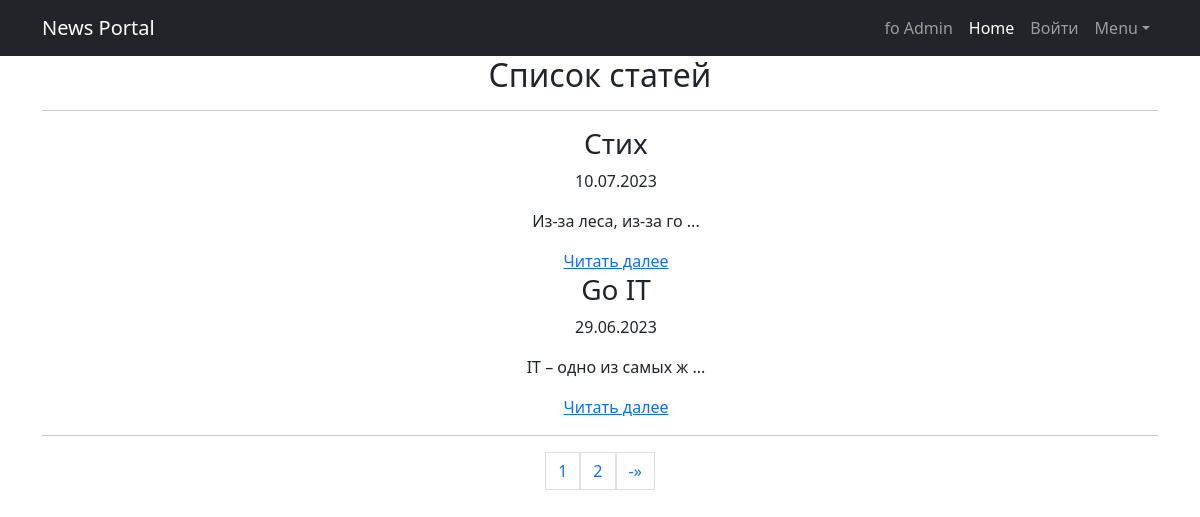
The app's page /article/ with its own data.
### news/models.py (models this page shows, shortened)
class Post(models.Model):
    ARTICLE = 'AR'
    NEWS = 'NW'
    CATEGOY_CHOICES = (
        ('AR', 'Статья'),
        ('NW', 'Новость'),
    )
    author = models.ForeignKey(Author, on_delete=models.CASCADE)  # Поле Автор
    type = models.CharField(max_length=2, choices=CATEGOY_CHOICES, default=ARTICLE)  # Поле выбора новость / статья
    creationDate = models.DateTimeField(auto_now_add=True)  # Авто добавление даты создания
    postCategory = models.ManyToManyField(Category, through='PostCategory')
    title = models.CharField(max_length=128)
    content = models.TextField()
    rating = models.SmallIntegerField(default=0)

### news/views.py (the view)
# urls.py: path('article/', views.article_list, name='article_list'),  # URL-шаблон для списка статей
def article_list(request):
    article = Post.objects.filter(type='AR').order_by('-creationDate')  # Фильтруем только статьи
    paginator = Paginator(article, 2)
    page = request.GET.get('page')
    articles = paginator.get_page(page)
    return render(request, 'news/article_list.html', {'articles': articles})

### news/templates/news/article_list.html (shortened to what this page needs)
{% extends 'flatpages/default.html' %}
{% load cenzura %}
{% block content %}
    <h2>Список статей</h2>
    <hr />
    <ul>
        {% for post in articles %}
            <h3>{{ post.title|censor }}</h3>
            <p>{{ post.creationDate|date:"d.m.Y" }}</p>
            <p>{{ post.content|censor|slice:":20" }} {{"..."}}</p>
            <a href="{% url 'news:article_detail' post.id %}">Читать далее</a>
        {% endfor %}
    </ul>
    <hr />
    <div class="pagination justify-content-center">
        <span class="page-link">{{ articles.number }}</span>
        {% if articles.has_next %}
            {% if paginator.num_pages != articles.next_page_number %}
                <a class="page-link" href="?page={{ articles.next_page_number }}">{{ articles.next_page_number }}</a>
            {% endif %}
            <a class="page-link" href="?page={{ articles.paginator.num_pages }}">-&raquo;</a>
        {% endif %}
    </div>
{% endblock %}

### records on screen
Post: title|censor "Стих", creationDate "10.07.2023", content|censor "Из-за леса, из-за го", value "..."
Post: title|censor "Go IT", creationDate "29.06.2023", content|censor "IT – одно из самых ж", value "..."

### other values on screen
{{ articles.number }} "1"
{{ articles.next_page_number }} "2"
